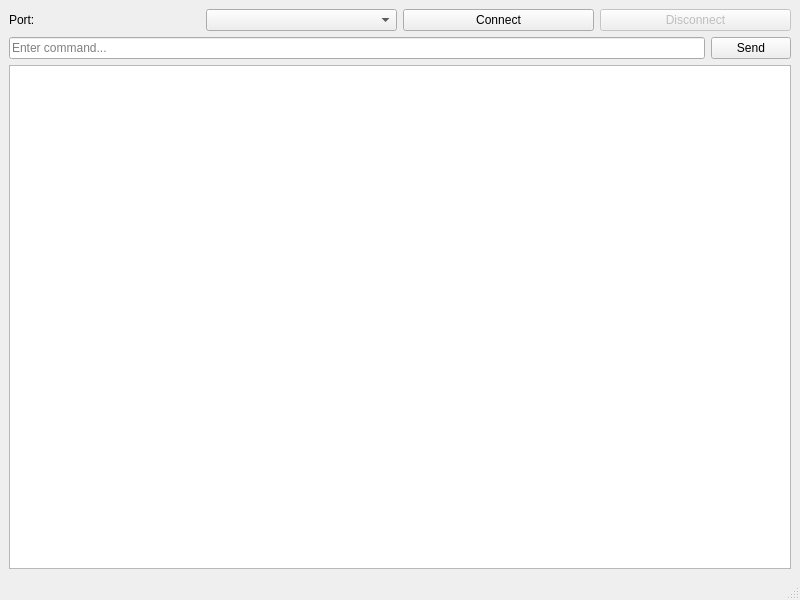
<?xml version="1.0" encoding="UTF-8"?>
<ui version="4.0">
 <class>MainWindow</class>
 <widget class="QMainWindow" name="MainWindow">
  <property name="geometry">
   <rect>
    <x>0</x>
    <y>0</y>
    <width>800</width>
    <height>600</height>
   </rect>
  </property>
  <property name="windowTitle">
   <string>Sojourner DCU Control Panel</string>
  </property>
  <widget class="QWidget" name="centralwidget">
   <layout class="QVBoxLayout" name="verticalLayout">
    <item>
     <layout class="QHBoxLayout" name="horizontalLayout">
      <item>
       <widget class="QLabel" name="label">
        <property name="text">
         <string>Port:</string>
        </property>
       </widget>
      </item>
      <item>
       <widget class="QComboBox" name="portComboBox"/>
      </item>
      <item>
       <widget class="QPushButton" name="connectButton">
        <property name="text">
         <string>Connect</string>
        </property>
       </widget>
      </item>
      <item>
       <widget class="QPushButton" name="disconnectButton">
        <property name="enabled">
         <bool>false</bool>
        </property>
        <property name="text">
         <string>Disconnect</string>
        </property>
       </widget>
      </item>
     </layout>
    </item>
    <item>
     <layout class="QHBoxLayout" name="horizontalLayout_2">
      <item>
       <widget class="QLineEdit" name="commandLineEdit">
        <property name="placeholderText">
         <string>Enter command...</string>
        </property>
       </widget>
      </item>
      <item>
       <widget class="QPushButton" name="sendButton">
        <property name="text">
         <string>Send</string>
        </property>
       </widget>
      </item>
     </layout>
    </item>
    <item>
     <widget class="QTextEdit" name="logTextEdit">
      <property name="readOnly">
       <bool>true</bool>
      </property>
     </widget>
    </item>
   </layout>
  </widget>
  <widget class="QMenuBar" name="menubar">
   <property name="geometry">
    <rect>
     <x>0</x>
     <y>0</y>
     <width>800</width>
     <height>21</height>
    </rect>
   </property>
  </widget>
  <widget class="QStatusBar" name="statusbar"/>
 </widget>
 <resources/>
 <connections/>
</ui> 
